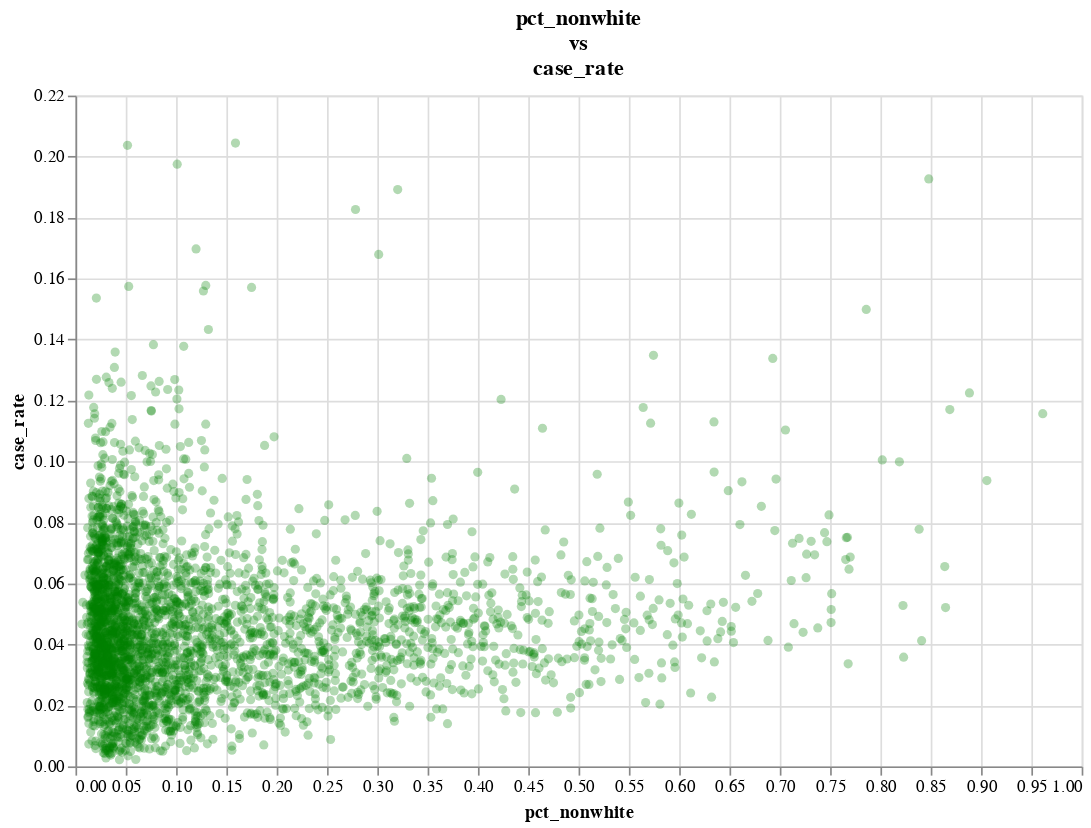

The notebook cell saved with this chart:
### Markdown cell above
Now that the population issue has been rectified by looking at rate metrics for COVID-19 prevalence and lethality we see the correlation drop to a more reasonable level. Now the most relevant correlations seem to be with poverty rate, which is positively associated with COVID-19 cases and deaths, unemployment rate, which is negatively associated with cases and positively associated with deaths, and nonwhite population, which is weakly positively correlated with cases but more convincingly correlated with deaths.

### Code cell
x_var = 'pct_nonwhite'
#x_var = 'PCTPOVALL_2018'
y_var = 'case_rate'
#y_var = 'death_rate'

title_text = x_var ,"vs", y_var

alt.Chart(data).mark_circle(opacity = 0.3, color = 'green').encode(
    x = x_var,
    y = y_var,
    tooltip = ['County Name', 'State']
).properties(
    title=title_text,
    width = 600,
    height = 400
)

### Figure 1 — Vega-Lite specification as saved in the notebook (floating-point values rounded to 4 significant figures; data arrays with more than 128 entries replaced by an {"elided": "..."} marker saying what was removed)
{"config": {"view": {"continuousWidth": 400, "continuousHeight": 300}}, "data": {"name": "data-f5da4d79b01b7185ceb27a422a1bc728"}, "mark": {"type": "circle", "color": "green", "opacity": 0.3}, "encoding": {"tooltip": [{"type": "nominal", "field": "County Name"}, {"type": "nominal", "field": "State"}], "x": {"type": "quantitative", "field": "pct_nonwhite"}, "y": {"type": "quantitative", "field": "case_rate"}}, "height": 400, "title": ["pct_nonwhite", "vs", "case_rate"], "width": 600, "$schema": "https://vega.github.io/schema/vega-lite/v4.8.1.json", "datasets": {"data-f5da4d79b01b7185ceb27a422a1bc728": {"elided": "3108 records"}}}
